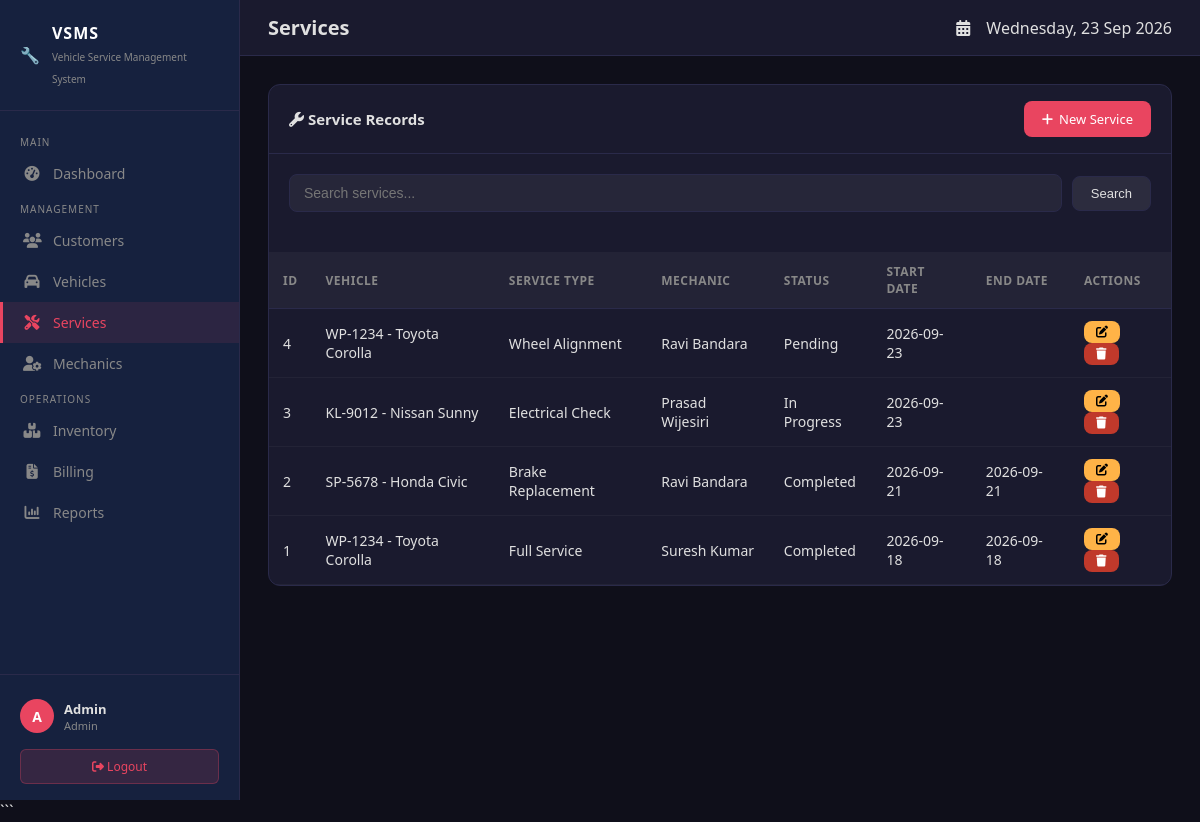
/vsms/modules/services/index.php (signed in), run on the app's committed database.
### tables this page shows
CREATE TABLE IF NOT EXISTS services (
  service_id   INT AUTO_INCREMENT PRIMARY KEY,
  vehicle_id   INT NOT NULL,
  mechanic_id  INT,
  service_type VARCHAR(100) NOT NULL,
  description  TEXT,
  status       ENUM('Pending','In Progress','Completed','Cancelled') DEFAULT 'Pending',
  start_date   DATE,
  end_date     DATE,
  created_at   DATETIME DEFAULT CURRENT_TIMESTAMP,
  FOREIGN KEY (vehicle_id)  REFERENCES vehicles(vehicle_id)  ON DELETE CASCADE,
  FOREIGN KEY (mechanic_id) REFERENCES mechanics(mechanic_id) ON DELETE SET NULL
);

CREATE TABLE IF NOT EXISTS vehicles (
  vehicle_id      INT AUTO_INCREMENT PRIMARY KEY,
  customer_id     INT NOT NULL,
  make            VARCHAR(50) NOT NULL,
  model           VARCHAR(50) NOT NULL,
  year            YEAR,
  registration_no VARCHAR(30) NOT NULL UNIQUE,
  color           VARCHAR(30),
  mileage         INT DEFAULT 0,
  created_at      DATETIME DEFAULT CURRENT_TIMESTAMP,
  FOREIGN KEY (customer_id) REFERENCES customers(customer_id) ON DELETE CASCADE
);

CREATE TABLE IF NOT EXISTS mechanics (
  mechanic_id     INT AUTO_INCREMENT PRIMARY KEY,
  name            VARCHAR(100) NOT NULL,
  phone           VARCHAR(20),
  specialization  VARCHAR(100),
  status          ENUM('Active','Inactive') DEFAULT 'Active',
  created_at      DATETIME DEFAULT CURRENT_TIMESTAMP
);

### vsms/modules/services/index.php (the view, shortened to what this page needs)
<?php
require_once $_SERVER["DOCUMENT_ROOT"]."/vsms/includes/header.php";
$search = trim($_GET['search'] ?? '');
if ($search) {
    $stmt = $pdo->prepare("
        SELECT
            s.*,
            v.registration_no,
            v.make,
            v.model,
            m.name AS mechanic_name
        FROM services s
        JOIN vehicles v ON s.vehicle_id = v.vehicle_id
        LEFT JOIN mechanics m ON s.mechanic_id = m.mechanic_id
        WHERE
            s.service_type LIKE ?
            OR v.registration_no LIKE ?
            OR v.make LIKE ?
            OR v.model LIKE ?
        ORDER BY s.service_id DESC
    ");
    $stmt->execute([
        "%{$search}%",
        "%{$search}%",
        "%{$search}%",
        "%{$search}%"
    ]);
} else {
    $stmt = $pdo->query("
        SELECT
            s.*,
            v.registration_no,
            v.make,
            v.model,
            m.name AS mechanic_name
        FROM services s
        JOIN vehicles v ON s.vehicle_id = v.vehicle_id
        LEFT JOIN mechanics m ON s.mechanic_id = m.mechanic_id
        ORDER BY s.service_id DESC
    ");
}
$services = $stmt->fetchAll(PDO::FETCH_ASSOC);
?>
<div class="card">
    <div class="card-header">
        <h3>
            <i class="fas fa-wrench"></i>
            Service Records
        </h3>
        <a href="add.php" class="btn btn-primary">
            <i class="fas fa-plus"></i>
            New Service
        </a>
    </div>
    <div class="card-body">
        <form method="GET" class="search-bar">
            <input
                type="text"
                name="search"
                class="form-control"
                placeholder="Search services..."
                value="<?= htmlspecialchars($search) ?>">
            <button type="submit" class="btn btn-secondary">
                Search
            </button>
        </form>
    </div>
    <div class="table-responsive">
        <table class="table">
            <thead>
                <tr>
                    <th>ID</th>
                    <th>Vehicle</th>
                    <th>Service Type</th>
                    <th>Mechanic</th>
                    <th>Status</th>
                    <th>Start Date</th>
                    <th>End Date</th>
                    <th>Actions</th>
                </tr>
            </thead>
            <tbody>
            <?php if (empty($services)): ?>
                <tr>
                    <td colspan="8" style="text-align:center;">
                        No service records found.
                    </td>
                </tr>
            <?php else: ?>
                <?php foreach ($services as $service): ?>
                <tr>
                    <td><?= $service['service_id'] ?></td>
                    <td>
                        <?= htmlspecialchars(
                            $service['registration_no']
                            .' - '.
                            $service['make']
                            .' '.
                            $service['model']
                        ) ?>
                    </td>
                    <td>
                        <?= htmlspecialchars($service['service_type']) ?>
                    </td>
                    <td>
                        <?= htmlspecialchars(
                            $service['mechanic_name'] ?? 'Not Assigned'
                        ) ?>
                    </td>
                    <td>
                        <?= htmlspecialchars($service['status']) ?>
                    </td>
                    <td>
                        <?= htmlspecialchars($service['start_date']) ?>
                    </td>
                    <td>
                        <?= htmlspecialchars($service['end_date']) ?>
                    </td>
                    <td>
                        <a
                            href="edit.php?id=<?= $service['service_id'] ?>"
                            class="btn btn-warning btn-sm">
                            <i class="fas fa-edit"></i>
                        </a>
                        <a
                            href="delete.php?id=<?= $service['service_id'] ?>"
                            class="btn btn-danger btn-sm"
                            onclick="return confirm('Delete this service record?')">
                            <i class="fas fa-trash"></i>
                        </a>
                    </td>
                </tr>
                <?php endforeach; ?>
            <?php endif; ?>
            </tbody>
        </table>
    </div>
</div>
<?php require_once $_SERVER["DOCUMENT_ROOT"]."/vsms/includes/footer.php"; ?>

### vsms/assets/style.css (style rules this page uses)
* { margin: 0; padding: 0; box-sizing: border-box; }
:root { --bg-dark: #0f0f1a; --bg-card: #1a1a2e; --bg-sidebar: #16213e; --accent: #0f3460; --primary: #e94560; --success: #00d084; --warning: #ffb347; --info: #4fc3f7; --text: #e0e0e0; --text-muted: #888; --border: #2a2a4a; }
body { font-family: 'Segoe UI', Tahoma, sans-serif; background: var(--bg-dark); color: var(--text); min-height: 100vh; }
.card { background: var(--bg-card); border: 1px solid var(--border); border-radius: 12px; overflow: hidden; }
.card-header { padding: 16px 20px; border-bottom: 1px solid var(--border); display: flex; align-items: center; justify-content: space-between; }
.card-header h3 { font-size: 15px; font-weight: 600; }
.card-body { padding: 20px; }
.table-responsive { overflow-x: auto; }
table { width: 100%; border-collapse: collapse; }
thead th { background: rgba(255,255,255,0.04); padding: 11px 14px; text-align: left; font-size: 12px; color: var(--text-muted); text-transform: uppercase; letter-spacing: 0.5px; border-bottom: 1px solid var(--border); }
tbody tr { border-bottom: 1px solid rgba(255,255,255,0.04); transition: background 0.15s; }
tbody td { padding: 12px 14px; font-size: 14px; }
.btn { display: inline-flex; align-items: center; gap: 6px; padding: 9px 18px; border-radius: 8px; border: none; cursor: pointer; font-size: 13px; font-weight: 500; text-decoration: none; transition: all 0.2s; }
.btn-primary { background: var(--primary); color: #fff; }
.btn-warning { background: var(--warning); color: #000; }
.btn-danger { background: #c0392b; color: #fff; }
.btn-secondary { background: rgba(255,255,255,0.08); color: var(--text); border: 1px solid var(--border); }
.btn-sm { padding: 5px 12px; font-size: 12px; }
.form-control { background: rgba(255,255,255,0.05); border: 1px solid var(--border); border-radius: 8px; color: var(--text); padding: 10px 14px; font-size: 14px; transition: border-color 0.2s; width: 100%; }
.search-bar { display: flex; align-items: center; gap: 10px; margin-bottom: 20px; }

### data on the page
services: service_id "4", vehicle.model "WP-1234 - Toyota Corolla", service_type "Wheel Alignment", mechanic.name "Ravi Bandara", status "Pending", start_date "2026-09-23"
services: service_id "3", vehicle.model "KL-9012 - Nissan Sunny", service_type "Electrical Check", mechanic.name "Prasad Wijesiri", status "In Progress", start_date "2026-09-23"
services: service_id "2", vehicle.model "SP-5678 - Honda Civic", service_type "Brake Replacement", mechanic.name "Ravi Bandara", status "Completed", start_date "2026-09-21", end_date "2026-09-21"
services: service_id "1", vehicle.model "WP-1234 - Toyota Corolla", service_type "Full Service", mechanic.name "Suresh Kumar", status "Completed", start_date "2026-09-18", end_date "2026-09-18"

### other printed values
substr($_SESSION['user_name'] ?? 'U', 0, 1) "A"
$_SESSION['user_name'] "Admin"
$_SESSION['user_role'] "Admin"
$pageTitle "Services"
